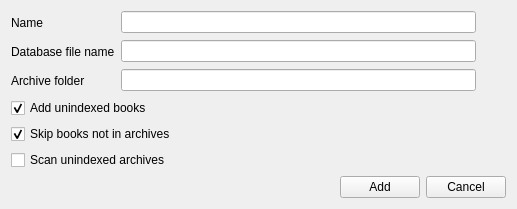
<?xml version="1.0" encoding="UTF-8"?>
<ui version="4.0">
 <class>AddCollectionDialog</class>
 <widget class="QDialog" name="AddCollectionDialog">
  <property name="windowModality">
   <enum>Qt::WindowModal</enum>
  </property>
  <property name="geometry">
   <rect>
    <x>0</x>
    <y>0</y>
    <width>517</width>
    <height>201</height>
   </rect>
  </property>
  <property name="sizePolicy">
   <sizepolicy hsizetype="Preferred" vsizetype="Expanding">
    <horstretch>0</horstretch>
    <verstretch>0</verstretch>
   </sizepolicy>
  </property>
  <property name="windowTitle">
   <string>Add new collection</string>
  </property>
  <property name="modal">
   <bool>true</bool>
  </property>
  <layout class="QVBoxLayout" name="verticalLayout">
   <item>
    <layout class="QGridLayout" name="gridLayout">
     <item row="1" column="1">
      <widget class="QLineEdit" name="editDatabase">
       <property name="toolTip">
        <string>Collection database file name</string>
       </property>
      </widget>
     </item>
     <item row="0" column="0">
      <widget class="QLabel" name="lblName">
       <property name="text">
        <string>Name</string>
       </property>
      </widget>
     </item>
     <item row="1" column="2">
      <widget class="QToolButton" name="btnDatabase">
       <property name="toolTip">
        <string>Open file dialog</string>
       </property>
       <property name="text">
        <string notr="true"/>
       </property>
       <property name="icon">
        <iconset>
         <normaloff>:/icons/add_file.png</normaloff>:/icons/add_file.png</iconset>
       </property>
       <property name="autoRaise">
        <bool>true</bool>
       </property>
      </widget>
     </item>
     <item row="1" column="0">
      <widget class="QLabel" name="lblDatabase">
       <property name="text">
        <string>Database file name</string>
       </property>
      </widget>
     </item>
     <item row="0" column="1">
      <widget class="QLineEdit" name="editName">
       <property name="toolTip">
        <string>Collection title</string>
       </property>
       <property name="frame">
        <bool>true</bool>
       </property>
      </widget>
     </item>
     <item row="2" column="0">
      <widget class="QLabel" name="lblArchive">
       <property name="text">
        <string>Archive folder</string>
       </property>
      </widget>
     </item>
     <item row="2" column="1">
      <widget class="QLineEdit" name="editArchive">
       <property name="toolTip">
        <string>Collection archive folder</string>
       </property>
      </widget>
     </item>
     <item row="2" column="2">
      <widget class="QToolButton" name="btnArchive">
       <property name="toolTip">
        <string>Open folder dialog</string>
       </property>
       <property name="text">
        <string notr="true"/>
       </property>
       <property name="icon">
        <iconset>
         <normaloff>:/icons/add_folder.png</normaloff>:/icons/add_folder.png</iconset>
       </property>
       <property name="autoRaise">
        <bool>true</bool>
       </property>
      </widget>
     </item>
     <item row="0" column="2">
      <widget class="QToolButton" name="btnSetDefaultName">
       <property name="enabled">
        <bool>false</bool>
       </property>
       <property name="toolTip">
        <string>Retrieve collection name from index file</string>
       </property>
       <property name="text">
        <string notr="true"/>
       </property>
       <property name="icon">
        <iconset>
         <normaloff>:/icons/set_default.png</normaloff>:/icons/set_default.png</iconset>
       </property>
       <property name="autoRaise">
        <bool>true</bool>
       </property>
      </widget>
     </item>
    </layout>
   </item>
   <item>
    <widget class="QCheckBox" name="checkBoxAddUnindexedBooks">
     <property name="text">
      <string>Add unindexed books</string>
     </property>
     <property name="checked">
      <bool>true</bool>
     </property>
    </widget>
   </item>
   <item>
    <widget class="QCheckBox" name="checkBoxSkipLostBooks">
     <property name="text">
      <string>Skip books not in archives</string>
     </property>
     <property name="checked">
      <bool>true</bool>
     </property>
    </widget>
   </item>
   <item>
    <widget class="QCheckBox" name="checkBoxScanUnindexedArchives">
     <property name="text">
      <string>Scan unindexed archives</string>
     </property>
    </widget>
   </item>
   <item>
    <layout class="QHBoxLayout" name="layoutButton" stretch="0,1,0,0">
     <property name="sizeConstraint">
      <enum>QLayout::SetDefaultConstraint</enum>
     </property>
     <item>
      <spacer name="horizontalSpacer">
       <property name="orientation">
        <enum>Qt::Horizontal</enum>
       </property>
       <property name="sizeHint" stdset="0">
        <size>
         <width>40</width>
         <height>20</height>
        </size>
       </property>
      </spacer>
     </item>
     <item>
      <widget class="QLabel" name="lblError">
       <property name="text">
        <string notr="true"/>
       </property>
       <property name="scaledContents">
        <bool>false</bool>
       </property>
       <property name="alignment">
        <set>Qt::AlignRight|Qt::AlignTrailing|Qt::AlignVCenter</set>
       </property>
      </widget>
     </item>
     <item>
      <widget class="QPushButton" name="btnAdd">
       <property name="text">
        <string>Add</string>
       </property>
       <property name="autoDefault">
        <bool>false</bool>
       </property>
      </widget>
     </item>
     <item>
      <widget class="QPushButton" name="btnCancel">
       <property name="text">
        <string>Cancel</string>
       </property>
       <property name="autoDefault">
        <bool>false</bool>
       </property>
      </widget>
     </item>
    </layout>
   </item>
  </layout>
 </widget>
 <layoutdefault spacing="6" margin="11"/>
 <tabstops>
  <tabstop>editName</tabstop>
  <tabstop>btnDatabase</tabstop>
  <tabstop>btnArchive</tabstop>
  <tabstop>btnAdd</tabstop>
  <tabstop>btnCancel</tabstop>
  <tabstop>editDatabase</tabstop>
  <tabstop>editArchive</tabstop>
 </tabstops>
 <resources>
  <include location="../resources/gui.qrc"/>
 </resources>
 <connections/>
</ui>
